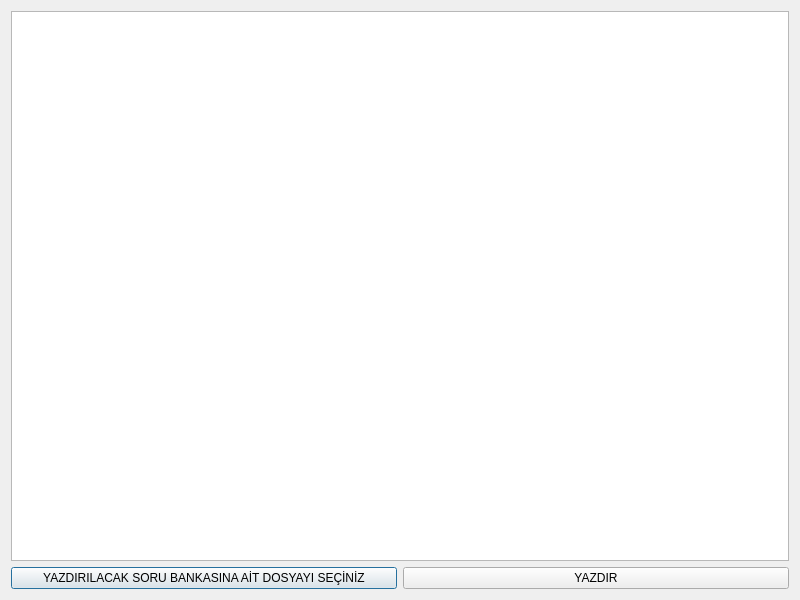
<?xml version="1.0" encoding="UTF-8"?>
<ui version="4.0">
 <class>Dialog</class>
 <widget class="QDialog" name="Dialog">
  <property name="geometry">
   <rect>
    <x>0</x>
    <y>0</y>
    <width>800</width>
    <height>600</height>
   </rect>
  </property>
  <property name="windowTitle">
   <string>Soru Seçimi</string>
  </property>
  <layout class="QVBoxLayout" name="verticalLayout">
   <item>
    <widget class="QListWidget" name="soruListesi"/>
   </item>
   <item>
    <layout class="QHBoxLayout" name="horizontalLayout">
     <item>
      <widget class="QPushButton" name="dosyaSecButton">
       <property name="text">
        <string>YAZDIRILACAK SORU BANKASINA AİT DOSYAYI SEÇİNİZ</string>
       </property>
      </widget>
     </item>
     <item>
      <widget class="QPushButton" name="yazdirButton">
       <property name="text">
        <string>YAZDIR</string>
       </property>
      </widget>
     </item>
    </layout>
   </item>
  </layout>
 </widget>
 <resources/>
 <connections/>
</ui> 
